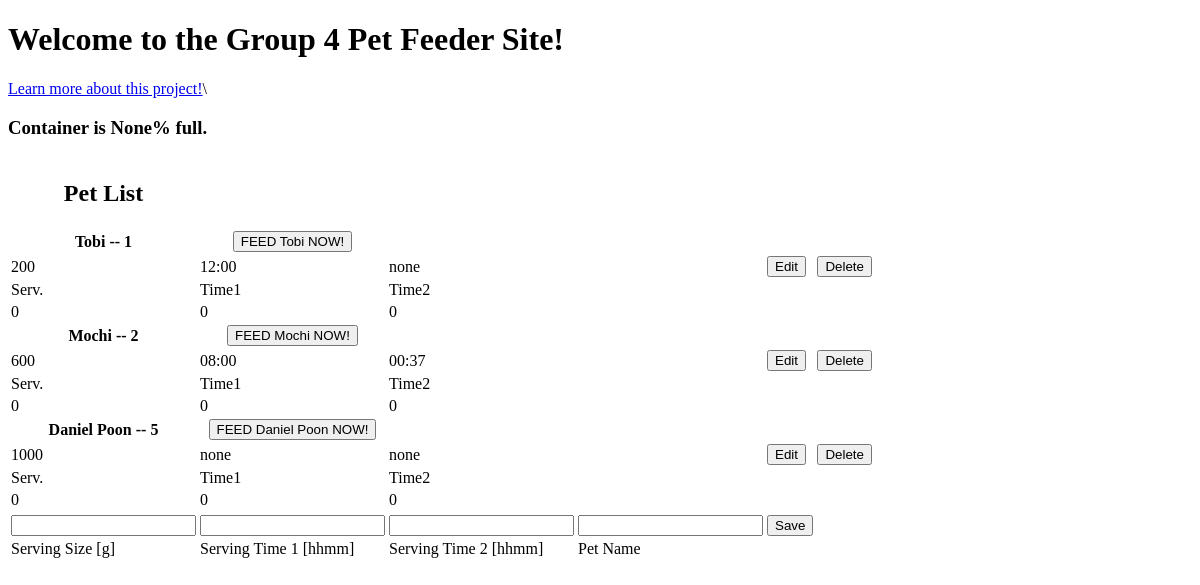
Before: / with the older database file.
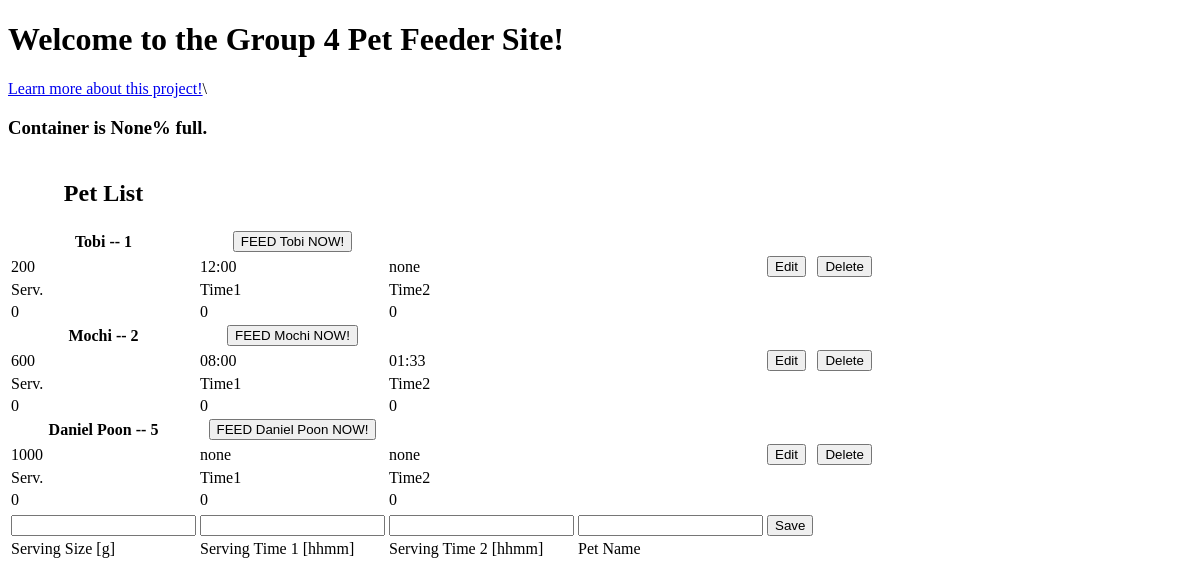
After: the same page with the newer database file.
### petfeeder/models.py (models this page shows, shortened)
class Pet(models.Model):
    name = models.CharField(max_length=50)
    servingSize = models.PositiveSmallIntegerField()
    servingTime1 = models.CharField(max_length=6)
    servingTime2 = models.CharField(max_length=6)
    consumptionToday = models.PositiveSmallIntegerField()
    visitationsToday = models.PositiveSmallIntegerField()
    avgTimeAtFeeder = models.PositiveSmallIntegerField()

### petfeeder/views.py (the view, shortened to what this page needs)
# urls.py: path('', views.index, name='index'),
def index(request):
    updateDataText()
    containerStatus = str(readFromArduino())
    print("it should have said read")
    context = {}
    form = PetForm()
    pets = Pet.objects.all()
    context['containerStatus'] = containerStatus
    context['pets'] = pets
    context['title'] = 'Home'
    context['form'] = form
    return render(request, 'index.html', context)

### petfeeder/forms.py
class PetForm(forms.ModelForm):
    class Meta:
        model = Pet
        fields = ['servingSize', 'servingTime1', 'servingTime2', 'name']

### petfeeder/arduinoInterface.py (called while the page is built)
def readFromArduino():
    print("reading")
    packet = serialInst.readline()
    packet = packet.decode('utf-8')
    print(packet)
    if packet.startswith('f'):
        data = str(packet.split("f")[1])
        print(data)
    if packet.startswith('u'):
        data = str(packet.split("u")[1])
        print(data)
    else:
        return
    print("trying to return to views")
    return data

### petfeeder/views.py (called while the page is built)
def updateDataText():
    pets = Pet.objects.all()
    dataFile = open("petfeeder/timingData.txt","w")
    for pet in pets:
        dataFile.write(pet.servingTime1)
        dataFile.write(",")
        dataFile.write(str(pet.servingSize))
        dataFile.write("\n")
        dataFile.write(pet.servingTime2)
        dataFile.write(",")
        dataFile.write(str(pet.servingSize))
        dataFile.write("\n")
    dataFile.close()

### petfeeder/templates/index.html (shortened to what this page needs)
{% extends 'base.html' %}
{% block content %}
    <h1>Welcome to the Group 4 Pet Feeder Site! {{ com }}</h1>
    <a href="{% url 'about' %}">Learn more about this project!</a>\
    <h3>Container is {{ containerStatus }}% full.</h3>
    <table>
    <form method="post" action="{% url 'index' %}">
        <tr>
            <th><h2>Pet List</h2></th>
            <th></th>
            <th></th>
            <th></th>
        </tr>
        {% for pet in pets %}
        <tr>
            <th>{{ pet.name }} -- {{ pet.id }}</th>
            <th><button formnovalidate name="feed" value="{{ pet.id }}">FEED {{ pet.name }} NOW!</button></th>
        </tr>
        {% if form.instance.id == pet.id  %}
            {% include 'save.html' %}
        {% else %}
            <tr>
                <td>{{ pet.servingSize }}</td>
                <td>{{ pet.servingTime1 }}</td>
                <td>{{ pet.servingTime2 }}</td>
                <td>
                    <td><button formnovalidate name="edit" value="{{pet.id}}">Edit</button></td>
                    <td><button formnovalidate name="delete" value="{{pet.id}}">Delete</button></td>
                </td>
            </tr>
            <tr>
                <td> Serv. </td>
                <td> Time1 </td>
                <td> Time2 </td>
            </tr>
        {% endif %}
        <tr>
            <td>{{ pet.consumptionToday }}</td>
            <td>{{ pet.visitationsToday }}</td>
            <td>{{ pet.avgTimeAtFeeder }}</td>
        </tr>
        {% endfor %}
        {% if not form.instance.id %}
        <tr>
            {% include 'save.html' %}
        </tr>
        {% endif %}
    </form>
    </table>
{% endblock %}

Changed rows visible on the page:
changed Pet "Mochi": servingTime2 "00:37" → "01:33"
